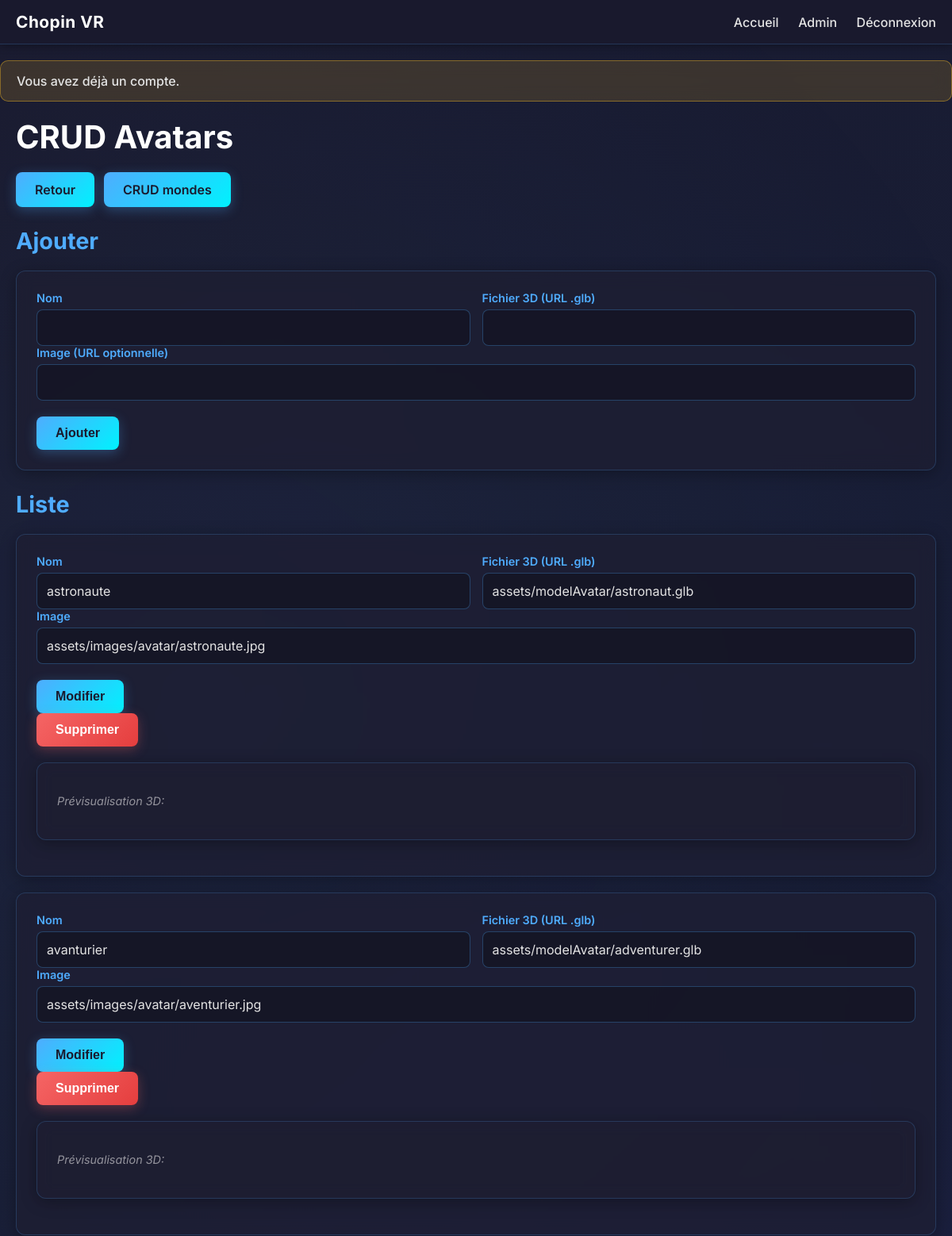
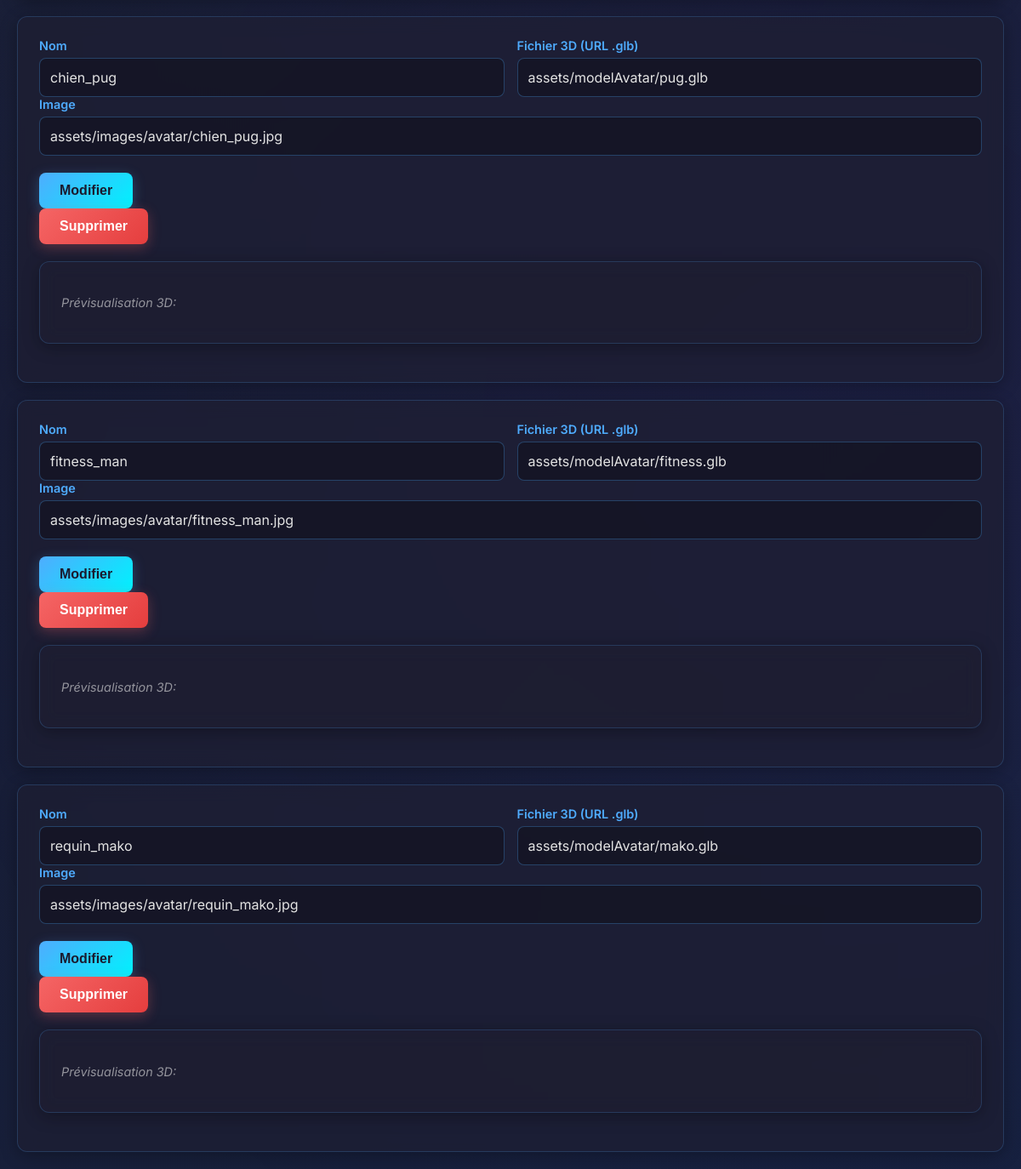
Screenshot of /index.php?route=admin/avatars (signed in) with the database file from the repository (2 pictures, top to bottom).
### tables this page shows
CREATE TABLE IF NOT EXISTS `avatar` (
  `idAvatar` int NOT NULL AUTO_INCREMENT,
  `nameAvatar` varchar(100) NOT NULL,
  `modelAvatar` varchar(255) NOT NULL,
  `imgAvatar` varchar(255) DEFAULT NULL,
  PRIMARY KEY (`idAvatar`)
);

### app/helpers.php (called while the page is built, shortened)
<?php
function render(string $view, array $data = []): void
{
    extract($data);
    require __DIR__ . '/../view/' . $view . '.php';
    require __DIR__ . '/../view/layouts/main.php';
}

### controllers/admin.php (called while the page is built, shortened)
<?php
require_once __DIR__ . '/../app/helpers.php';
require_once __DIR__ . '/../models/avatar.php';
function adminAvatars(): void
{
    $avatars = avatarAll();
    render('admin/avatars', ['avatars' => $avatars]);
}

### index.php (called while the page is built, shortened)
<?php
require_once __DIR__ . '/app/pdo.php';
require_once __DIR__ . '/app/helpers.php';
$route = $_GET['route'] ?? 'home/index';
$route = trim($route, '/');
$parts = explode('/', $route);
$controller = $parts[0] ?? 'home';
$action = $parts[1] ?? 'index';
$fn = $controller . ucfirst($action);
$fn();

### app/pdo.php (called while the page is built, shortened)
<?php
function getDb(): PDO
{
    static $pdo = null;
        try {
            $host = 'localhost';
            $dbname = 'chopin_vr';
            $user = 'root';
            $pass = '';
            $dsn = 'mysql:host=' . $host . ';dbname=' . $dbname . ';charset=utf8mb4';
            $pdo = new PDO($dsn, $user, $pass, [
                PDO::ATTR_ERRMODE => PDO::ERRMODE_EXCEPTION,
                PDO::ATTR_DEFAULT_FETCH_MODE => PDO::FETCH_ASSOC,
            ]);
        } catch (PDOException $e) {
            error_log('Erreur de connexion à la base de données: ' . $e->getMessage());
            throw new Exception('Unable to connect to database');
        }
    return $pdo;
}

### models/Avatar.php (called while the page is built, shortened)
<?php
require_once __DIR__ . '/../app/pdo.php';
function avatarAll(): array
{
    try {
        $sql = 'SELECT * FROM avatar ORDER BY idAvatar ASC';
        $stmt = getDb()->prepare($sql);
        $stmt->execute();
        return $stmt->fetchAll();
    } catch (PDOException $e) {
        error_log('Erreur base de données dans avatarAll: ' . $e->getMessage());
        return [];
    }
}

### view/admin/avatars.php (the view, shortened to what this page needs)
<h1>CRUD Avatars</h1>
<div class="actions">
  <a class="btn" href="/ChopinSoft/index.php?route=admin/users">Retour</a>
  <a class="btn" href="/ChopinSoft/index.php?route=admin/worlds">CRUD mondes</a>
</div>
<h2>Ajouter</h2>
<form class="card" method="post">
  <div class="grid2">
    <div>
      <label>Nom</label>
      <input name="nameAvatar" required>
    </div>
    <div>
      <label>Fichier 3D (URL .glb)</label>
      <input name="modelAvatar" required>
    </div>
  </div>
  <label>Image (URL optionnelle)</label>
  <input name="imgAvatar">
  <div class="actions">
    <button class="btn" type="submit">Ajouter</button>
  </div>
</form>
<h2>Liste</h2>
<?php foreach ($avatars as $a): ?>
  <div class="card">
    <form method="post">
      <div class="grid2">
        <div>
          <label>Nom</label>
          <input name="nameAvatar" value="<?php echo htmlspecialchars($a['nameAvatar']); ?>" required>
        </div>
        <div>
          <label>Fichier 3D (URL .glb)</label>
          <input name="modelAvatar" value="<?php echo htmlspecialchars($a['modelAvatar']); ?>" required>
        </div>
      </div>
      <label>Image</label>
      <input name="imgAvatar" value="<?php echo htmlspecialchars($a['imgAvatar'] ?? ''); ?>">
      <div class="actions">
        <button class="btn" type="submit">Modifier</button>
      </div>
    </form>
    <form method="post" onsubmit="return confirm('Supprimer ?')">
      <button class="btn danger" type="submit">Supprimer</button>
    </form>
    <div class="card">
      <p class="small">Prévisualisation 3D:</p>
    </div>
  </div>
<?php endforeach; ?>

### assets/css/style.css (style rules this page uses)
* { box-sizing: border-box; }
body { font-family: 'Inter', sans-serif; background: linear-gradient(135deg, #1a1a2e 0%, #16213e 100%); margin: 0; color: #e4e4e4; min-height: 100vh; }
body::before { content: ''; position: fixed; top: 0; left: 0; width: 100%; height: 100%; background-image: radial-gradient(circle at 20% 30%, rgba(79, 172, 254, 0.05) 0%, transparent 50%), radial-gradient(circle at 80% 70%, rgba(138, 43, 226, 0.05) 0%, transparent 50%); pointer-events: none; z-index: 0; }
h1, h2, h3 { font-weight: 700; }
h1 { font-size: 2.5em; color: #fff; margin: 20px 0; }
h2 { font-size: 1.8em; color: #4facfe; margin: 25px 0 15px; }
a { text-decoration: none; color: #4facfe; transition: color 0.2s; }
.btn { display: inline-block; background: linear-gradient(135deg, #4facfe 0%, #00f2fe 100%); color: #1a1a2e; padding: 12px 24px; border-radius: 8px; border: none; cursor: pointer; font-weight: 600; font-size: 1em; transition: all 0.3s ease; box-shadow: 0 4px 15px rgba(79, 172, 254, 0.3); }
.btn.danger { background: linear-gradient(135deg, #f56565 0%, #e53e3e 100%); color: #fff; box-shadow: 0 4px 15px rgba(245, 101, 101, 0.3); }
.card { background: rgba(30, 30, 50, 0.7); backdrop-filter: blur(10px); border: 1px solid rgba(79, 172, 254, 0.2); border-radius: 12px; padding: 25px; margin: 20px 0; box-shadow: 0 4px 20px rgba(0, 0, 0, 0.3); transition: all 0.3s ease; }
input, select { width: 100%; padding: 12px; border-radius: 8px; border: 1px solid rgba(79, 172, 254, 0.3); background: rgba(20, 20, 35, 0.8); color: #e4e4e4; font-size: 1em; font-family: 'Inter', sans-serif; transition: all 0.2s; outline: none; }
input::placeholder { color: rgba(228, 228, 228, 0.4); }
label { color: #4facfe; font-weight: 600; font-size: 0.9em; display: block; margin-bottom: 6px; }
.grid2 { display: grid; grid-template-columns: 1fr 1fr; gap: 15px; }
.actions { display: flex; gap: 12px; align-items: center; margin-top: 20px; flex-wrap: wrap; }
.small { font-size: 0.9em; color: rgba(228, 228, 228, 0.6); font-style: italic; }

### rows the page displays
avatar: nameAvatar "astronaute", modelAvatar "assets/modelAvatar/astronaut.glb", imgAvatar "assets/images/avatar/astronaute.jpg"
avatar: nameAvatar "avanturier", modelAvatar "assets/modelAvatar/adventurer.glb", imgAvatar "assets/images/avatar/aventurier.jpg"
avatar: nameAvatar "chien_pug", modelAvatar "assets/modelAvatar/pug.glb", imgAvatar "assets/images/avatar/chien_pug.jpg"
avatar: nameAvatar "fitness_man", modelAvatar "assets/modelAvatar/fitness.glb", imgAvatar "assets/images/avatar/fitness_man.jpg"
avatar: nameAvatar "requin_mako", modelAvatar "assets/modelAvatar/mako.glb", imgAvatar "assets/images/avatar/requin_mako.jpg"

### other values shown
$flash "Vous avez déjà un compte."
